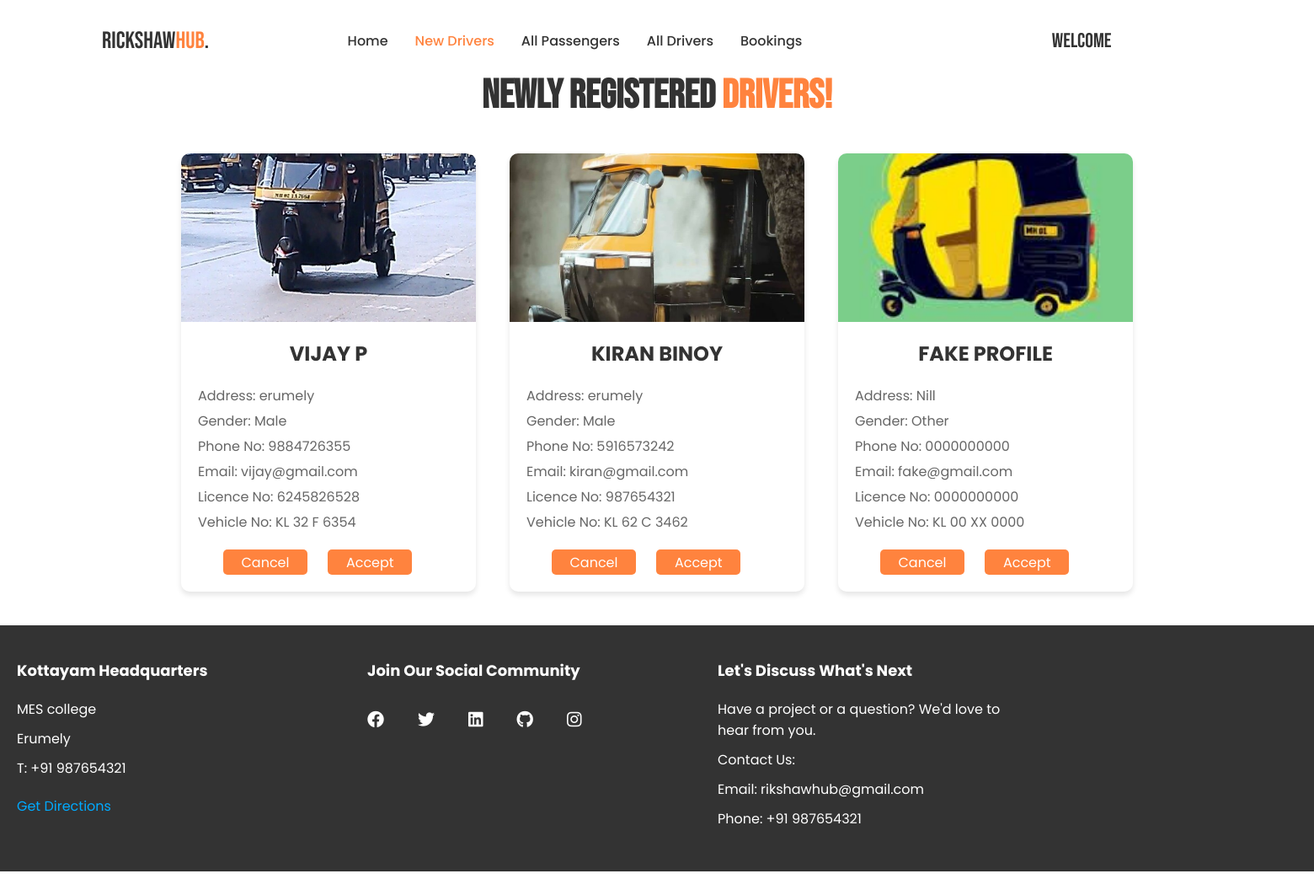
/Admin.php, run on the app's committed database.
### tables this page shows
CREATE TABLE `temporarydriver` (
  `driver_id` int(11) NOT NULL,
  `name` varchar(100) NOT NULL,
  `email` varchar(100) NOT NULL,
  `phone_no` varchar(15) NOT NULL,
  `address` text NOT NULL,
  `vehicle_no` varchar(50) NOT NULL,
  `licence_no` varchar(50) NOT NULL,
  `password` varchar(255) NOT NULL,
  `gender` enum('Male','Female','Other') NOT NULL,
  `Auto_img` longblob DEFAULT NULL,
  `created_at` timestamp NOT NULL DEFAULT current_timestamp()
);

### admin/newDrivers.php (the view, shortened to what this page needs)
<div class="into">
    <h1 class="TagLine">Newly registered <span class="ride">Drivers!</span></h1>
    <div class="card-container">
    <?php
$conn = mysqli_connect("localhost", "root", "", "rikshawhub");
$sql = "SELECT * FROM temporarydriver";
$result = $conn->query($sql);
if ($result->num_rows > 0) {
    while($row = $result->fetch_assoc()) { ?>
        <div class="card">
            <div class="card-image">
                <img src="uploads/<?php echo $row['Auto_img']; ?>" alt="<?php echo $row['name']; ?>">
            </div>
            <div class="card-content">
                <h2><?php echo $row['name']; ?></h2>
                <div class="section">
                    <p>Address: <?php echo $row['address']; ?></p>
                    <p>Gender: <?php echo $row['gender']; ?></p>
                </div>
                <div class="section">
                    <p>Phone No: <?php echo $row['phone_no']; ?></p>
                </div>
                <p>Email: <?php echo $row['email']; ?></p>
                <p>Licence No: <?php echo $row['licence_no']; ?></p>
                <p>Vehicle No: <span class="vno"><?php echo $row['vehicle_no']; ?></span></p>
                <div class="button-group">
                    <form method='get' style='display:inline;' action="<?php echo htmlspecialchars($_SERVER['PHP_SELF']); ?>">
                        <button name="delete" value='<?php echo $row["driver_id"];?>'>Cancel</button>
                        <button name="accept" value='<?php echo $row["driver_id"];?>'>Accept</button>
                    </form>
                </div>
            </div>
        </div>
    <?php }
} else {
    echo "0 results <br><br><br><br><br><br><br><br><br><br>";
}
?>
</div>
</div>

### header.php (shortened to what this page needs)
<!DOCTYPE html>
<html lang="en">
  <head>
    <link
      href="https://cdn.jsdelivr.net/npm/remixicon@4.3.0/fonts/remixicon.css"
      rel="stylesheet"
    />
    <link rel="stylesheet" href="https://cdnjs.cloudflare.com/ajax/libs/font-awesome/6.2.0/css/all.min.css">
    <link rel="stylesheet" href="styles/styles.css" />
  </head>
  <body>

### Admin.php (shortened to what this page needs)
<?php include 'header.php'; ?>
<link rel="stylesheet" href="styles/displayCards.css">
<?php
   if(isset($_SESSION['adminFlag'])) {$flag=$_SESSION['adminFlag'];}
   else {$flag=1;}
?>
<nav>
      <div class="nav__header">
        <div class="nav__logo">
          <a href="#">RICKSHAW<span>HUB</span>.</a>
        </div>
      </div>
      <ul class="nav__links" id="nav-links">
  <li><a href="index.php">Home</a></li>
  <li><a><button name="newDrivers" value="true" <?php if($flag==1) echo "style='color:#ff833e;'"; ?> onclick="window.location.href='?newDrivers=true'">New Drivers</button></a></li>
  <li><a><button name="allPassengers" value="true" <?php if($flag==2) echo "style='color:#ff833e;'"; ?> onclick="window.location.href='?allPassengers=true'">All Passengers</button></a></li>
  <li><a><button name="allDrivers" value="true" <?php if($flag==3) echo "style='color:#ff833e;'"; ?> onclick="window.location.href='?allDrivers=true'">All Drivers</button></a></li>
  <li><a><button name="bookings" value="true" <?php if($flag==4) echo "style='color:#ff833e;'"; ?> onclick="window.location.href='?bookings=true'">Bookings</button></a></li>
</ul>
      <div class="admin">
     Welcome<span><?php  echo " ".$_SESSION['admin'];?></span>
      </div>
    </nav>
    <div class="area" >
  <ul class="circles">
  </ul>
</div >
    <?php
    switch($flag){
          case 1:include 'admin/newDrivers.php';break;
    }?>
<?php include 'footer.php'; ?>

### footer.php (shortened to what this page needs)
<footer class="f2" id="aboutusSection">
    <div class="footer">
    <div class="footer-col">
        <h3>Kottayam Headquarters</h3>
        <p>MES college</p>
        <p>Erumely</p>
        <p>T: +91 987654321</p>
        <a href="https://maps.app.goo.gl/1nx6H5m2rmXPvYLn7">Get Directions</a>
    </div>
    <div class="footer-col">
        <h3>Join Our Social Community</h3>
        <ul class="social-icons">
          <li><a href="#"><i class="fab fa-facebook"></i></a></li>
          <li><a href="#"><i class="fab fa-twitter"></i></a></li>
          <li><a href="#"><i class="fab fa-linkedin"></i></a></li>
          <li><a href="#"><i class="fab fa-github"></i></a></li>
          <li><a href="#"><i class="fab fa-instagram"></i></a></li>
        </ul>
    </div>
    <div class="footer-col">
        <h3>Let's Discuss What's Next</h3>
        <p>Have a project or a question? We'd love to hear from you.</p>
        <p>Contact Us:</p>
        <p>Email: rikshawhub@gmail.com</p>
        <p>Phone: +91 987654321</p>
    </div>
</footer>
  </body>
</html>

### styles/styles.css (style rules this page uses)
html { scroll-behavior: smooth; }
:root { --primary-color: #ff833e; --primary-color-dark: #db6f35; --text-dark: #333333; --text-light: #767268; --white: #ffffff; --max-width: 1350px; --header-font: "Bebas Neue", sans-serif; }
* { padding: 0; margin: 0; box-sizing: border-box; }
img { display: flex; width: 100%; }
a { text-decoration: none; transition: 0.3s; }
a { text-decoration: none; color: inherit; font-size: inherit; font-weight: inherit; background: none; border: none; padding: 0; margin: 0; outline: none; }
body { overflow-x: hidden; font-family: "Poppins", sans-serif; }
nav { position: sticky; isolation: isolate; width: 100%; z-index: 2; }
.nav__header { padding: 1rem; width: 100%; display: flex; align-items: center; justify-content: space-between; background-color: var(--primary-color); }
.nav__logo a { font-size: 1.75rem; font-weight: 400; font-family: var(--header-font); color: var(--white); }
.nav__links { position: absolute; top: 64px; left: 0; width: 100%; padding: 2rem; list-style: none; display: flex; align-items: center; justify-content: center; flex-direction: column; gap: 2rem; background-color: var(--primary-color); transition: 0.5s; z-index: -1; transform: translateY(-100%); }
.nav__links a { font-weight: 500; color: var(--white); }
@media (width > 768px) { nav { position: static; padding-block: 2rem 0; padding-inline: 1rem; max-width: var(--max-width); margin-inline: auto; display: flex; align-items: center; justify-content: space-between; gap: 2rem; } }
@media (width > 768px) { .nav__header { flex: 1; padding: 0; background-color: transparent; } }
@media (width > 768px) { .nav__logo a { color: var(--text-dark); } }
@media (width > 768px) { .nav__logo a span { color: var(--primary-color); } }
@media (width > 768px) { .nav__links { position: static; padding: 0; flex-direction: row; background-color: transparent; transform: none; } }
@media (width > 768px) { .nav__links a { padding-block: 5px; color: var(--text-dark); border-bottom: 4px solid transparent; } }
.f2 { background-color:var(--text-dark); color: #fff; padding: 40px 0; }
.footer { display: flex; justify-content: space-around; align-items: flex-start; }
.footer-col { flex: 1; margin: 0 20px; }
.footer h3 { margin-bottom: 20px; font-size: 18px; color: #fff; }
.footer p { margin: 10px 0; }
.footer a { color: #00aaff; text-decoration: none; display: inline-block; margin: 10px 0; }
.social-icons { display: flex; list-style-type: none; padding: 0; }
.social-icons li { margin-right: 40px; }
.social-icons a { color: #fff; font-size: 20px; text-decoration: none; }
.into { animation: fadeIn 0.4s ease-in; }

### data on the page
temporarydriver: Auto_img (picture), name "VIJAY P", address "erumely", gender "Male", phone_no "9884726355", email "vijay@gmail.com", licence_no "6245826528", vehicle_no "KL 32 F 6354", $row["driver_id"] 23 (drawn)
temporarydriver: Auto_img (picture), name "KIRAN BINOY", address "erumely", gender "Male", phone_no "5916573242", email "kiran@gmail.com", licence_no "987654321", vehicle_no "KL 62 C 3462", $row["driver_id"] 24 (drawn)
temporarydriver: Auto_img (picture), name "FAKE PROFILE", address "Nill", gender "Other", phone_no "0000000000", email "fake@gmail.com", licence_no "0000000000", vehicle_no "KL 00 XX 0000", $row["driver_id"] 25 (drawn)
